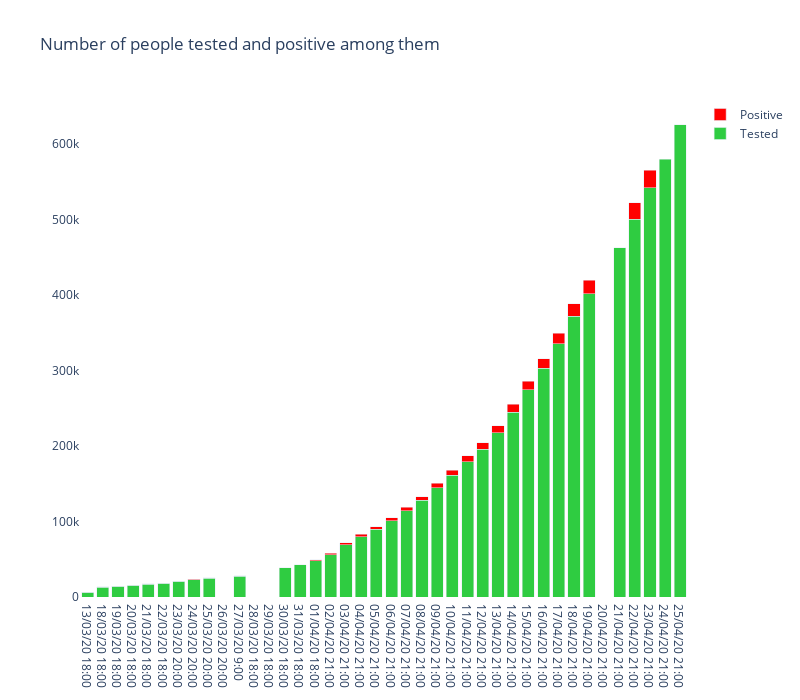

Notebook cell for this chart:
### Code cell
fig = go.Figure(data=[
go.Bar(name='Tested', x=perday_testing['DateTime'], y=perday_testing['TotalSamplesTested'],marker_color='#2fcc41'),
go.Bar(name='Positive', x=perday_testing['DateTime'], y=perday_testing['TotalPositiveCases'],marker_color='#FF0000')])
fig.update_layout(barmode='stack',width=800, height=700)
fig.update_traces(textposition='inside')
fig.update_layout(uniformtext_minsize=8, uniformtext_mode='hide')
fig.update_layout(title_text='Number of people tested and positive among them',
                  plot_bgcolor='rgb(275, 270, 273)')
fig.show()

### Figure 1 — Plotly figure (JSON) as saved in the notebook; plotly's stock layout.template omitted (floating-point values rounded to 4 significant figures)
{"data": [{"marker": {"color": "#2fcc41"}, "name": "Tested", "textposition": "inside", "type": "bar", "x": ["13/03/20 18:00", "18/03/20 18:00", "19/03/20 18:00", "20/03/20 18:00", "21/03/20 18:00", "22/03/20 18:00", "23/03/20 20:00", "24/03/20 20:00", "25/03/20 20:00", "26/03/20 20:00", "27/03/20 9:00", "28/03/20 18:00", "29/03/20 18:00", "30/03/20 18:00", "31/03/20 18:00", "01/04/20 18:00", "02/04/20 21:00", "03/04/20 21:00", "04/04/20 21:00", "05/04/20 21:00", "06/04/20 21:00", "07/04/20 21:00", "08/04/20 21:00", "09/04/20 21:00", "10/04/20 21:00", "11/04/20 21:00", "12/04/20 21:00", "13/04/20 21:00", "14/04/20 21:00", "15/04/20 21:00", "16/04/20 21:00", "17/04/20 21:00", "18/04/20 21:00", "19/04/20 21:00", "20/04/20 21:00", "21/04/20 21:00", "22/04/20 21:00", "23/04/20 21:00", "24/04/20 21:00", "25/04/20 21:00"], "y": [6500, 13125, 14175, 15404, 16911, 18127, 20707, 22694, 25144, null, 27688, null, null, 38442, 42788, 47951, 55851, 69245, 79950, 89534, 101068, 114015, 127919, 144910, 161330, 179374, 195748, 217554, 244893, 274599, 302956, 335123, 372123, 401586, null, 462621, 500542, 541789, 579957, 625309]}, {"marker": {"color": "#FF0000"}, "name": "Positive", "textposition": "inside", "type": "bar", "x": ["13/03/20 18:00", "18/03/20 18:00", "19/03/20 18:00", "20/03/20 18:00", "21/03/20 18:00", "22/03/20 18:00", "23/03/20 20:00", "24/03/20 20:00", "25/03/20 20:00", "26/03/20 20:00", "27/03/20 9:00", "28/03/20 18:00", "29/03/20 18:00", "30/03/20 18:00", "31/03/20 18:00", "01/04/20 18:00", "02/04/20 21:00", "03/04/20 21:00", "04/04/20 21:00", "05/04/20 21:00", "06/04/20 21:00", "07/04/20 21:00", "08/04/20 21:00", "09/04/20 21:00", "10/04/20 21:00", "11/04/20 21:00", "12/04/20 21:00", "13/04/20 21:00", "14/04/20 21:00", "15/04/20 21:00", "16/04/20 21:00", "17/04/20 21:00", "18/04/20 21:00", "19/04/20 21:00", "20/04/20 21:00", "21/04/20 21:00", "22/04/20 21:00", "23/04/20 21:00", "24/04/20 21:00", "25/04/20 21:00"], "y": [78, 150, 182, 236, 315, 396, 471, 536, 581, null, 691, null, null, null, null, 1637, 2056, 2653, 3113, 3554, 4135, 4616, 5114, 5705, 6872, 7703, 8312, 9341, 10307, 11297, 12581, 14098, 16365, 17615, null, null, 21797, 23502, null, null]}], "layout": {"barmode": "stack", "height": 700, "plot_bgcolor": "rgb(275, 270, 273)", "title": {"text": "Number of people tested and positive among them"}, "uniformtext": {"minsize": 8, "mode": "hide"}, "width": 800}}
